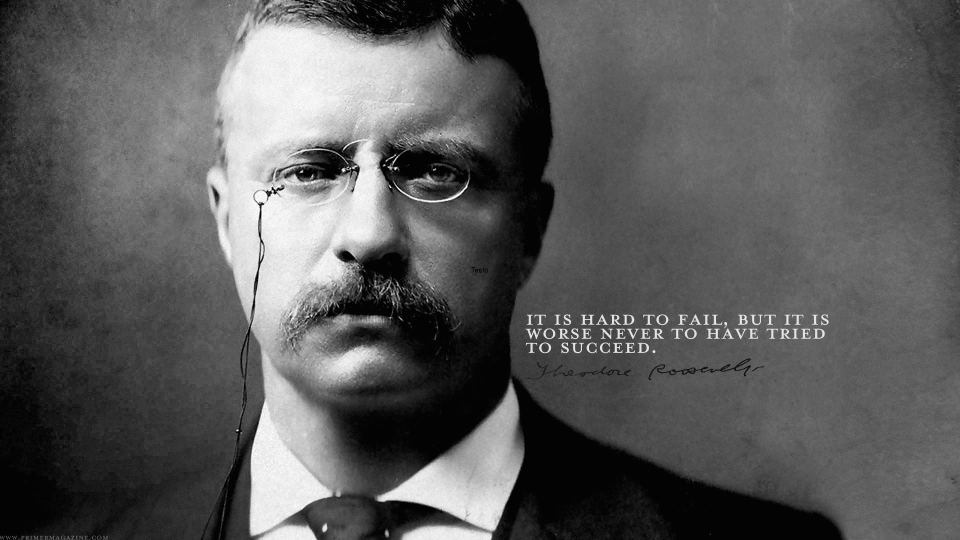
//> input picture OPENCV/src/test.jpg, 1920 x 1080 px (shown at 1/2 size)
$ ./FeaturesMain test.jpg 3   (built with g++ and OpenCV 4)
//> lines starting //> are read from the running program, lines starting //| are printed output that depends on the picture; after the words box and inside, x2 and y2 are one past the last pixel; in counts of white or black regions, pixels touching at a corner belong together
//> in loadByteImage, image is the input picture: 1080 rows x 1920 cols, CV_8UC3; min 0, max 255, mean 90.4
### OPENCV/src/TextDetection.h
// [18 lines of licence text are left out]
#ifndef TEXTDETECTION_H
#define TEXTDETECTION_H

#include <opencv/cv.h>

struct Point2d {
    int x;
    int y;
    float SWT;
};

struct Point2dFloat {
    float x;
    float y;
};

struct Ray {
        Point2d p;
        Point2d q;
        std::vector<Point2d> points;
};

struct Point3dFloat {
    float x;
    float y;
    float z;
};


struct Chain {
    int p;
    int q;
    float dist;
    bool merged;
    Point2dFloat direction;
    std::vector<int> components;
};

bool Point2dSort (Point2d const & lhs,
                  Point2d const & rhs);

void textDetection (IplImage *    float_input,
                          bool dark_on_light);

void strokeWidthTransform (IplImage * edgeImage,
                           IplImage * gradientX,
                           IplImage * gradientY,
                           bool dark_on_light,
                           IplImage * SWTImage,
                           std::vector<Ray> & rays);


#endif // TEXTDETECTION_H

### OPENCV/src/TextDetection.cpp
// [18 lines of licence text are left out]

#include <cassert>
#include <cmath>
#include <iostream>
#include <opencv/cv.h>
#include <opencv/highgui.h>
#include <opencv/cxcore.h>
#include <math.h>
#include <time.h>
#include <utility>
#include <algorithm>
#include <vector>
#include "TextDetection.h"

#define PI 3.14159265

void normalizeImage (IplImage * input, IplImage * output) {
    assert ( input->depth == IPL_DEPTH_32F );
    assert ( input->nChannels == 1 );
    assert ( output->depth == IPL_DEPTH_32F );
    assert ( output->nChannels == 1 );
    float maxVal = 0;
    float minVal = 1e100;
    for( int row = 0; row < input->height; row++ ){
        const float* ptr = (const float*)(input->imageData + row * input->widthStep);
        for ( int col = 0; col < input->width; col++ ){
            if (*ptr < 0) { }
            else {
                maxVal = std::max(*ptr, maxVal);
                minVal = std::min(*ptr, minVal);
            }
            ptr++;
        }
    }

    float difference = maxVal - minVal;
    for( int row = 0; row < input->height; row++ ){
        const float* ptrin = (const float*)(input->imageData + row * input->widthStep);\
        float* ptrout = (float*)(output->imageData + row * output->widthStep);\
        for ( int col = 0; col < input->width; col++ ){
            if (*ptrin < 0) {
                *ptrout = 1;
            } else {
                *ptrout = ((*ptrin) - minVal)/difference;
            }
            ptrout++;
            ptrin++;
        }
    }
}

void textDetection (IplImage * input, bool dark_on_light)
{
//> called with dark_on_light = true
    assert ( input->depth == IPL_DEPTH_8U );
    assert ( input->nChannels == 3 );
    std::cout << "Running textDetection with dark_on_light " << dark_on_light << std::endl;
    // Convert to grayscale
    std::cout << "Convert to grayscale " << std::endl;
    IplImage * grayImage =
            cvCreateImage ( cvGetSize ( input ), IPL_DEPTH_8U, 1 );
    cvCvtColor ( input, grayImage, CV_RGB2GRAY );
    // Create Canny Image
    std::cout << "Create Canny Image " << std::endl;
    double threshold_low = 175;
    double threshold_high = 320;
    IplImage * edgeImage =
            cvCreateImage( cvGetSize (input),IPL_DEPTH_8U, 1 );
    cvCanny(grayImage, edgeImage, threshold_low, threshold_high, 3) ;
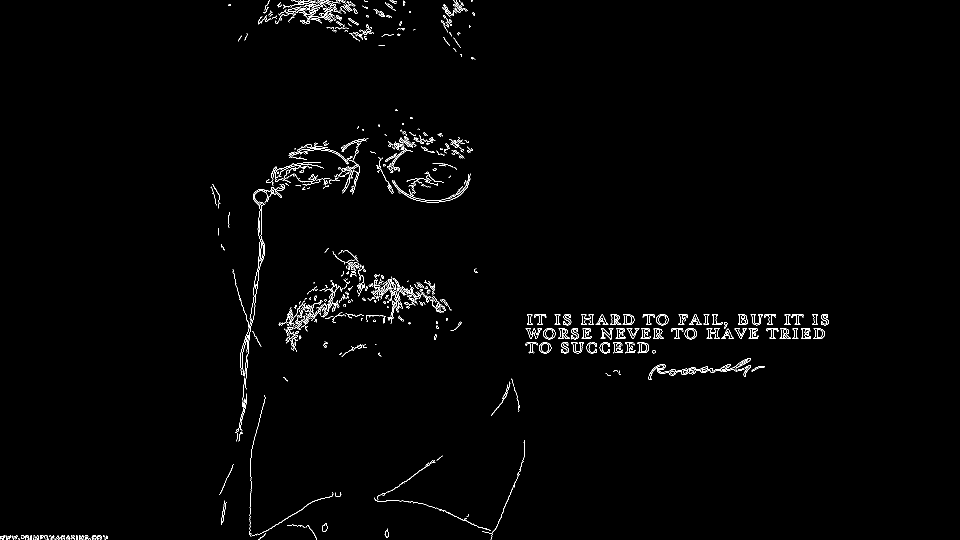
//> edgeImage: 1080 rows x 1920 cols, CV_8UC1 (shown at 1/2 size); 1.2% white in thin lines or dots, all inside (x1, y1, x2, y2) = (0, 0, 1658, 1080)
    cvSaveImage ( "imgs/OPENCV_canny.png", edgeImage);

    // Create gradient X, gradient Y
    std::cout << "Create gradient X, gradient Y " << std::endl;
    IplImage * gaussianImage =
            cvCreateImage ( cvGetSize(input), IPL_DEPTH_32F, 1);
    cvConvertScale (grayImage, gaussianImage, 1./255., 0);
    cvSmooth( gaussianImage, gaussianImage, CV_GAUSSIAN, 5, 5);
    IplImage * gradientX =
            cvCreateImage ( cvGetSize ( input ), IPL_DEPTH_32F, 1 );
    IplImage * gradientY =
            cvCreateImage ( cvGetSize ( input ), IPL_DEPTH_32F, 1 );
    cvSobel(gaussianImage, gradientX , 1, 0, CV_SCHARR);
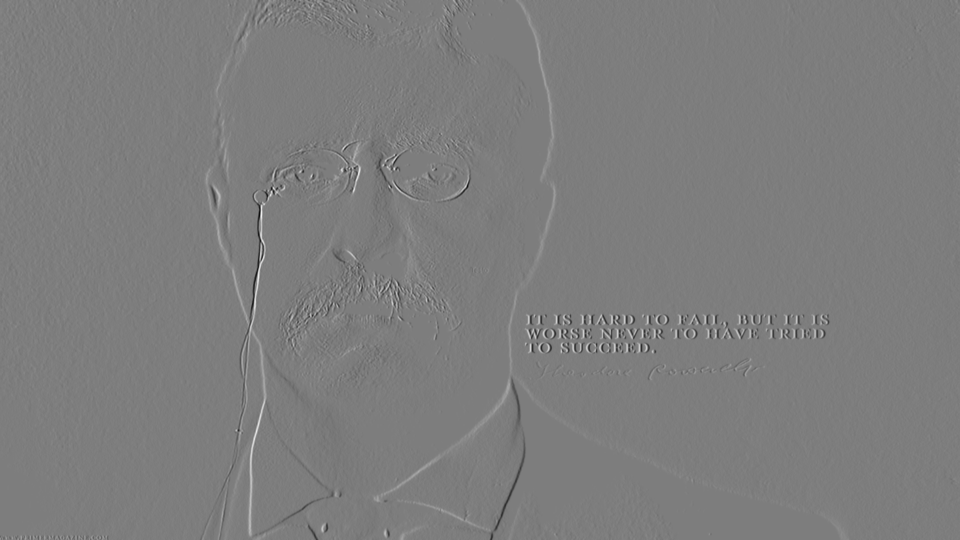
//> gradientX: 1080 rows x 1920 cols, CV_32FC1 (shown at 1/2 size); min -9.04, max 9.3, mean 0.00349; drawn with min black and max white
    cvSobel(gaussianImage, gradientY , 0, 1, CV_SCHARR);
    cvSmooth(gradientX, gradientX, 3, 3);
    cvSmooth(gradientY, gradientY, 3, 3);
    cvReleaseImage ( &gaussianImage );
    cvReleaseImage ( &grayImage );

    // Calculate SWT and return ray vectors
    std::cout << "SWT " << std::endl;
    std::vector<Ray> rays;
    IplImage * SWTImage =
            cvCreateImage ( cvGetSize ( input ), IPL_DEPTH_32F, 1 );
    for( int row = 0; row < input->height; row++ ){
        float* ptr = (float*)(SWTImage->imageData + row * SWTImage->widthStep);
        for ( int col = 0; col < input->width; col++ ){
            *ptr++ = -1;
        }
    }
//> SWTImage: 1080 rows x 1920 cols, CV_32FC1; every value is -1
    strokeWidthTransform ( edgeImage, gradientX, gradientY, dark_on_light, SWTImage, rays );

    IplImage * output2 =
            cvCreateImage ( cvGetSize ( input ), IPL_DEPTH_32F, 1 );
    normalizeImage (SWTImage, output2);
    IplImage * saveSWT =
            cvCreateImage ( cvGetSize ( input ), IPL_DEPTH_8U, 1 );
    cvConvertScale(output2, saveSWT, 255, 0);
    cvSaveImage ( "imgs/OPENCV_SWT.png", saveSWT);

    cvReleaseImage ( &output2 );
    cvReleaseImage( &saveSWT );
    cvReleaseImage ( &gradientX );
    cvReleaseImage ( &gradientY );
    cvReleaseImage ( &SWTImage );
    cvReleaseImage ( &edgeImage );
}

void strokeWidthTransform (IplImage * edgeImage,
                           IplImage * gradientX,
                           IplImage * gradientY,
                           bool dark_on_light,
                           IplImage * SWTImage,
                           std::vector<Ray> & rays) {
//> called with dark_on_light = true
    // First pass
    float prec = .05;
    for( int row = 0; row < edgeImage->height; row++ ){
        const uchar* ptr = (const uchar*)(edgeImage->imageData + row * edgeImage->widthStep);
        for ( int col = 0; col < edgeImage->width; col++ ){
            if (*ptr > 0) {
                Ray r;

                Point2d p;
                p.x = col;
                p.y = row;
                r.p = p;
                std::vector<Point2d> points;
                points.push_back(p);

                float curX = (float)col + 0.5;
                float curY = (float)row + 0.5;
                int curPixX = col;
                int curPixY = row;
                float G_x = CV_IMAGE_ELEM ( gradientX, float, row, col);
                float G_y = CV_IMAGE_ELEM ( gradientY, float, row, col);
                // normalize gradient
                float mag = sqrt( (G_x * G_x) + (G_y * G_y) );
                if (dark_on_light){
                    G_x = -G_x/mag;
                    G_y = -G_y/mag;
                } else {
                    G_x = G_x/mag;
                    G_y = G_y/mag;

                }
                while (true) {
                    curX += G_x*prec;
                    curY += G_y*prec;
                    if ((int)(floor(curX)) != curPixX || (int)(floor(curY)) != curPixY) {
                        curPixX = (int)(floor(curX));
                        curPixY = (int)(floor(curY));
                        // check if pixel is outside boundary of image
                        if (curPixX < 0 || (curPixX >= SWTImage->width) || curPixY < 0 || (curPixY >= SWTImage->height)) {
                            break;
                        }
                        Point2d pnew;
                        pnew.x = curPixX;
                        pnew.y = curPixY;
                        points.push_back(pnew);

                        if (CV_IMAGE_ELEM ( edgeImage, uchar, curPixY, curPixX) > 0) {
                            r.q = pnew;
                            // dot product
                            float G_xt = CV_IMAGE_ELEM(gradientX,float,curPixY,curPixX);
                            float G_yt = CV_IMAGE_ELEM(gradientY,float,curPixY,curPixX);
                            mag = sqrt( (G_xt * G_xt) + (G_yt * G_yt) );
                            if (dark_on_light){
                                G_xt = -G_xt/mag;
                                G_yt = -G_yt/mag;
                            } else {
                                G_xt = G_xt/mag;
                                G_yt = G_yt/mag;

                            }

                            if (acos(G_x * -G_xt + G_y * -G_yt) < PI/2.0 ) {
                                float length = sqrt( ((float)r.q.x - (float)r.p.x)*((float)r.q.x - (float)r.p.x) + ((float)r.q.y - (float)r.p.y)*((float)r.q.y - (float)r.p.y));
                                for (std::vector<Point2d>::iterator pit = points.begin(); pit != points.end(); pit++) {
                                    if (CV_IMAGE_ELEM(SWTImage, float, pit->y, pit->x) < 0) {
                                        CV_IMAGE_ELEM(SWTImage, float, pit->y, pit->x) = length;
                                    } else {
                                        CV_IMAGE_ELEM(SWTImage, float, pit->y, pit->x) = std::min(length, CV_IMAGE_ELEM(SWTImage, float, pit->y, pit->x));
                                    }
                                }
                                r.points = points;
                                rays.push_back(r);
                            }
                            break;
                        }
                    }
                }
            }
            ptr++;
        }
    }
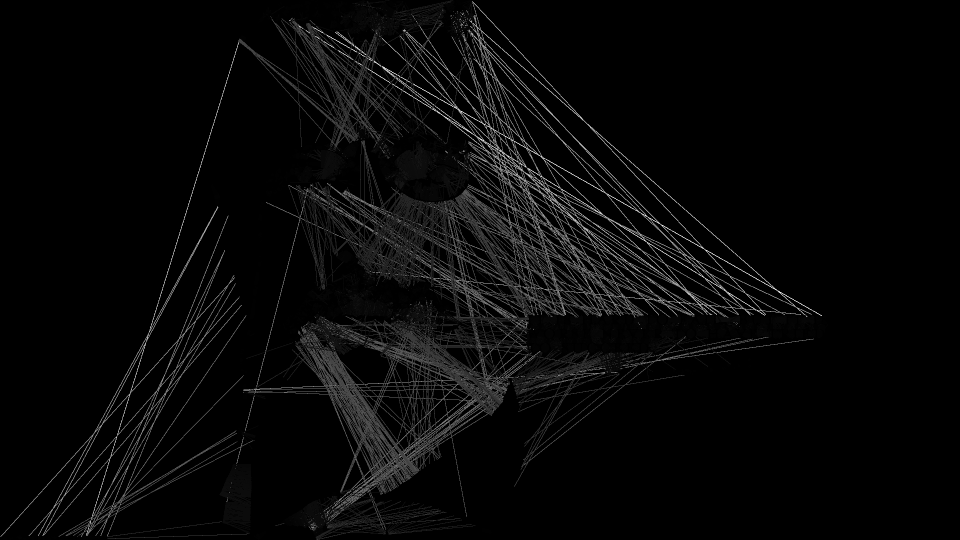
//> SWTImage: 1080 rows x 1920 cols, CV_32FC1 (shown at 1/2 size); min -1, max 1183.2, mean 37.1; drawn with min black and max white
//> after the loop, rays = 13636 items

}

### OPENCV/src/FeaturesMain.cpp

// [18 lines of licence text are left out]
#include <cassert>
#include <fstream>
#include "TextDetection.h"
#include <opencv/highgui.h>
#include <exception>

void convertToFloatImage ( IplImage * byteImage, IplImage * floatImage )
{
  cvConvertScale ( byteImage, floatImage, 1 / 255., 0 );
}

class FeatureError : public std::exception
{
std::string message;
public:
FeatureError ( const std::string & msg, const std::string & file )
{
  std::stringstream ss;

  ss << msg << " " << file;
  message = msg.c_str ();
}
~FeatureError () throw ( )
{
}
};

IplImage * loadByteImage ( const char * name )
{
  IplImage * image = cvLoadImage ( name );

  if ( !image )
  {
    return 0;
  }
  cvCvtColor ( image, image, CV_BGR2RGB );
  return image;
}

IplImage * loadFloatImage ( const char * name )
{
  IplImage * image = cvLoadImage ( name );

  if ( !image )
  {
    return 0;
  }
  cvCvtColor ( image, image, CV_BGR2RGB );
  IplImage * floatingImage = cvCreateImage ( cvGetSize ( image ),
                                             IPL_DEPTH_32F, 3 );
  cvConvertScale ( image, floatingImage, 1 / 255., 0 );
  cvReleaseImage ( &image );
  return floatingImage;
}

int mainTextDetection ( int argc, char * * argv )
{
  IplImage * byteQueryImage = loadByteImage ( argv[1] );
  if ( !byteQueryImage )
  {
    printf ( "couldn't load query image\n" );
    return -1;
  }

  // Detect text in the image
  printf ( "TextDetection\n" );
  textDetection ( byteQueryImage, atoi(argv[2]) );
//> the loop in normalizeImage, `for( int row = 0; row < input->height; row++ )` made 1080 passes
//> (maxVal, minVal) on passes 1 to 3: (142.4, 2), (142.4, 2), (654.3, 2)
//> after the loop in normalizeImage, `for( int row = 0; row < input->height; row++ )`: maxVal = 1183.2; minVal = 1
//> in normalizeImage, `float difference = maxVal - minVal;`: difference = 1182.2
//> after the loop in normalizeImage, `for( int row = 0; row < input->height; row++ )`:
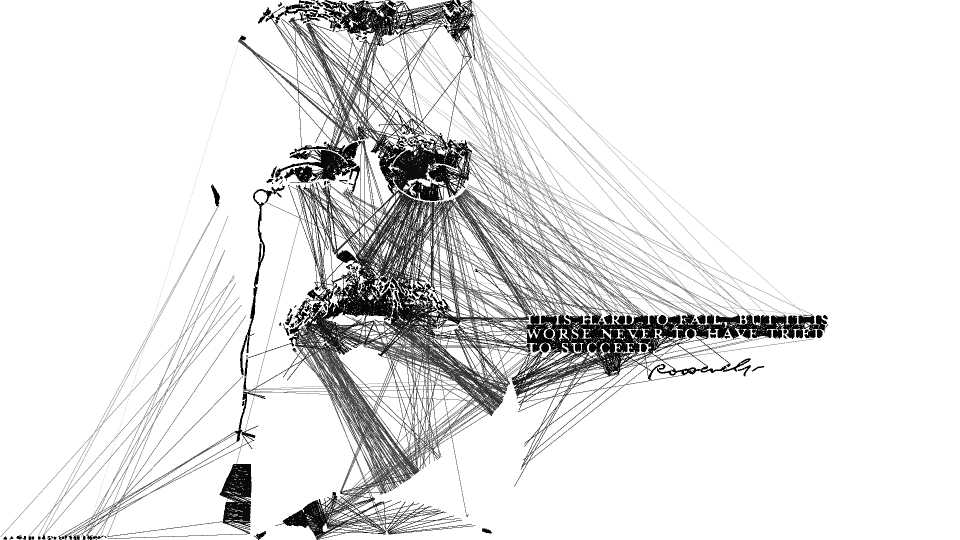
//> output: 1080 rows x 1920 cols, CV_32FC1 (shown at 1/2 size); min 0, max 1, mean 0.896
  cvReleaseImage ( &byteQueryImage );
  return 0;
}

int main ( int argc, char * * argv )
{
  if ( ( argc != 3 ) )
  {
    printf ( "usage: %s imagefile darkText\n",
             argv[0] );

    return -1;
  }
  return mainTextDetection ( argc, argv );
}
